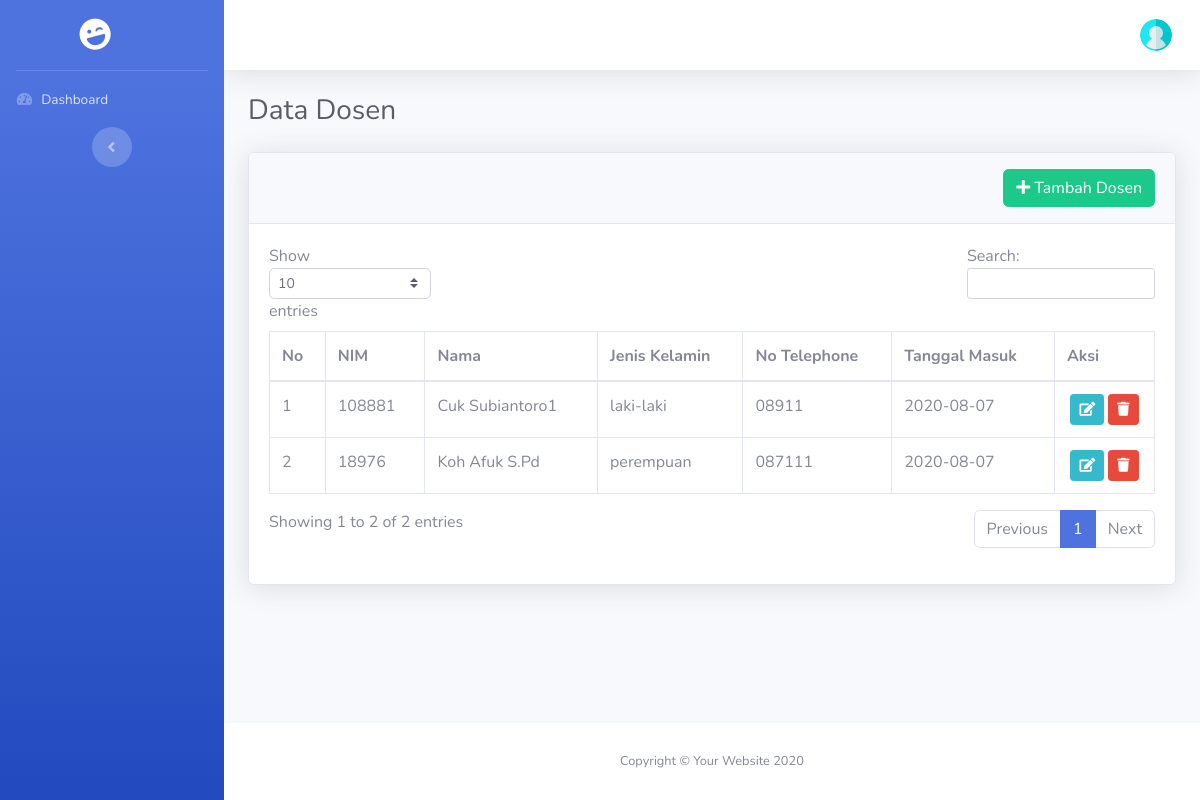
Page /index.php/admin/dosen on the earlier database version.
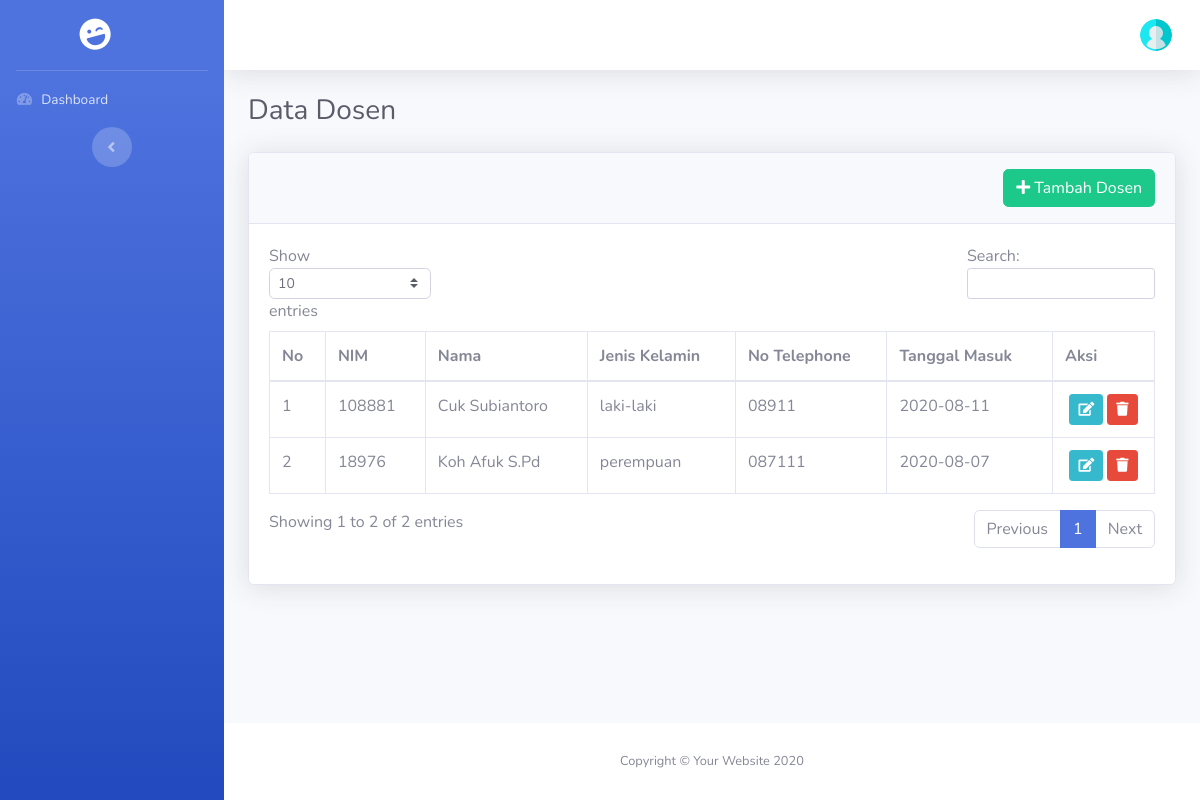
Same page on the later database version.
### tables this page shows
CREATE TABLE `dosen` (
  `id` bigint(20) NOT NULL,
  `nip` bigint(20) NOT NULL,
  `nama` varchar(255) NOT NULL,
  `jenis_kelamin` enum('laki-laki','perempuan') NOT NULL,
  `alamat` text NOT NULL,
  `tgl_lahir` date NOT NULL,
  `password` varchar(255) NOT NULL,
  `tgl_masuk` date NOT NULL,
  `nomor_telephone` varchar(14) NOT NULL,
  `agama` enum('islam','kristen','katholik','hindu','budha','konghucu') NOT NULL,
  `jabatan` enum('dosen','sekjur','kajur') NOT NULL,
  `email` varchar(255) NOT NULL
);

### application/controllers/Admin.php (called while the page is built, shortened)
<?php
class Admin extends CI_Controller
{
    function __construct()
    {
        $this->load->Model('M_admin','mod');
    }
    public function dosen()
    {
        $data['halaman']    = "Data Dosen";
        $data['dosen']  = $this->mod->m_get_all_dosen();
        $this->load->view('head.php', $data);
        $this->load->view('sidebar.php');
        $this->load->view('header.php');
        $this->load->view('admin/dosen/index.php', $data);
        $this->load->view('footer.php');
    }
}

### index.php (called while the page is built, shortened)
<?php
require_once BASEPATH.'core/CodeIgniter.php';

### application/models/M_admin.php (called while the page is built, shortened)
<?php
Class M_admin extends CI_Model
{
    public function m_get_all_dosen()
    {
        $this->db->select()
            ->from('dosen');
        $query = $this->db->get_compiled_select();
        $data  = $this->db->query($query)->result_array();
        return $data;
    }
}

### application/views/admin/dosen/index.php (the view, shortened to what this page needs)
<div class="container-fluid">
    <h1 class="h3 mb-4 text-gray-800">Data Dosen</h1>
    <div class="card shadow mb-4">
        <div class="card-header py-3">
            <a href="<?php echo base_url('admin/tambah_dosen')?>" class="btn btn-success float-right"><i class="fas fa-plus"></i>&nbsp;Tambah Dosen</a>
        </div>
        <div class="card-body">
            <div class="table-responsive">
                <table class="table table-bordered" id="dataTable" width="100%" cellspacing="0">
                    <thead>
                        <tr>
                            <th>No</th>
                            <th>NIM</th>
                            <th>Nama</th>
                            <th>Jenis Kelamin</th>
                            <th>No Telephone</th>
                            <th>Tanggal Masuk</th>
                            <th>Aksi</th>
                        </tr>
                    </thead>
                    <tbody>
                        <?php
                            $i = 1;
                            foreach($dosen as $dsn):?>
                            <tr>
                                <td><?php echo $i;?></td>
                                <td><?php echo $dsn['nip'];?></td>
                                <td><?php echo $dsn['nama'];?></td>
                                <td><?php echo $dsn['jenis_kelamin'];?></td>
                                <td><?php echo $dsn['nomor_telephone'];?></td>
                                <td><?php echo $dsn['tgl_masuk'];?></td>
                                <td class="text-center">
                                    <a href="<?php echo base_url('admin/edit_dosen/').$dsn['id']?>" class="btn btn-info btn-sm"><i class="fas fa-edit"></i></a>
                                    <a href="<?php echo base_url('admin/hapus_dosen/').$dsn['id']?>" class="btn btn-danger btn-sm"><i class="fas fa-trash"></i></a>
                                </td>
                            </tr>
                        <?php
                            $i++;
                            endforeach;?>
                    </tbody>
                </table>
            </div>
        </div>
    </div>
</div>

Differences in the rows shown:
changed dosen "laki-laki": nama "Cuk Subiantoro1" → "Cuk Subiantoro"; tgl_masuk "2020-08-07" → "2020-08-11"
